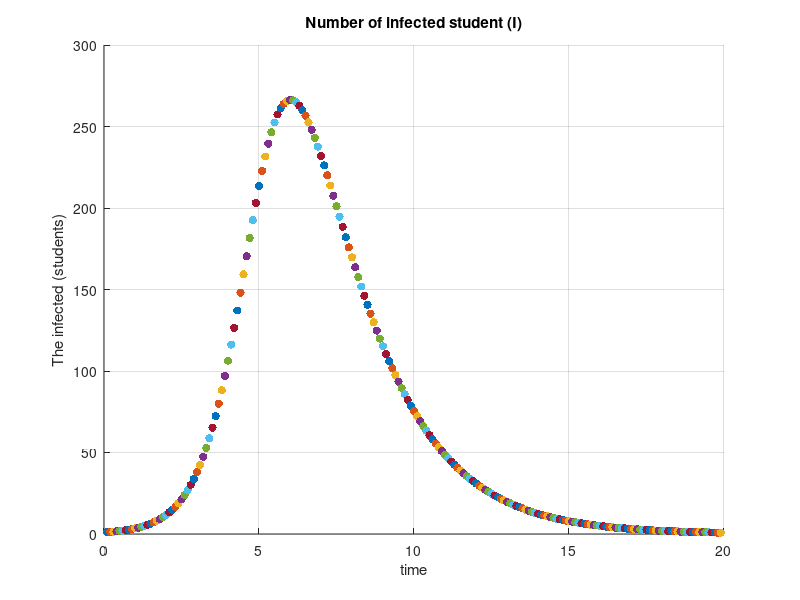

Write MATLAB code to recreate this figure.
% Name of the script: hw3_205542275_p3
% SIR Simulation of the Spread of Disease

% Description: this script approximates differential  equations and plot
% the number of infected students in a school.


% Input:  None

% Output: A plot for number of infected student and the maximum number of
% infected students

% Method: forward Euler method
%Name: Linh Tang(linhtang92@g.ucla.edu)
%UID: 205542275
%%%%%%%%%%%%%%%%%%%%%%%%%%%%%%%%%%%%%%%%%%%%%%%%%%%%%%%%
clc; clear all; close all;

% Initial conditions
I_0 = 1;
S_0 = 700;
R_0 = 0;

% constants
beta = 0.0026;
gamma = 0.5;

ti = 0;
tf = 20;
dt = 0.1;
% Calculating time steps
nt = ceil((tf-ti)/dt);

% In first iterartion, current values are initial conditions
I_k = I_0;
S_k = S_0;
R_k = R_0;

I_max = I_0; % Set the first I as maximum value


for k = 1:nt-1
    
    % Forward Euler method
    S_k1 = - beta * S_k * I_k * dt + S_k;
    I_k1 = (beta * S_k * I_k - gamma * I_k)*dt + I_k;
    R_k1 = gamma*I_k*dt + R_k;
     
   % Update the current values
    S_k = S_k1;
    I_k = I_k1;
    R_k = R_k1;
    
    % Find maxinum infected students
    if(I_k > I_max)
        I_max = I_k;
    end  
    
    
    % Plotting
    scatter(ti + dt*k,I_k,'filled','b');   
    hold on
    %I_max = max(I_k); 
    
end

xlabel ('time');
ylabel ('The infected (students)');
title ('Number of infected student (I)');
grid on
fprintf('The maximum number of infected students is %d students.\n', round(I_max));

